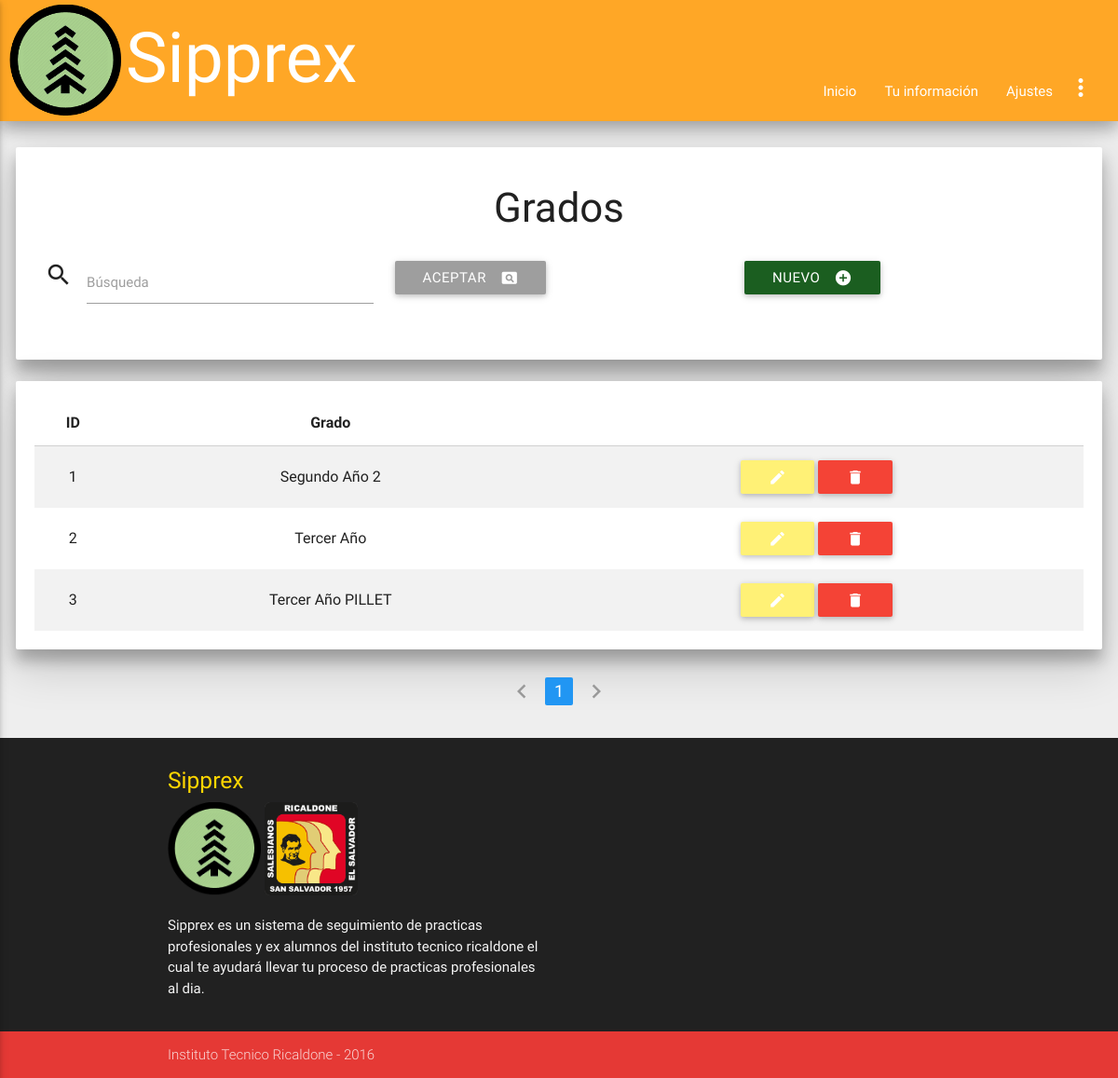
The app's page /admin/grado_read.php (signed in) with its own data.
### bibliotecas/conexion.php (called while the page is built, shortened)
<?php
class Database
{
    private static $connection;
    private static function connect()
    {
        $server = 'localhost';
        $database = 'ssppea';
        $username = 'admin_sipprex';
        $password = 'sipprexricaldone';
        $options = array(PDO::MYSQL_ATTR_INIT_COMMAND => "set names utf8");
        self::$connection = null;
        try
        {
            self::$connection = new PDO("mysql:host=".$server."; dbname=".$database, $username, $password, $options);
            self::$connection->setAttribute(PDO::ATTR_ERRMODE, PDO::ERRMODE_EXCEPTION);
        }
        catch(PDOException $exception)
        {
            die($exception->getMessage());
        }
    }
    private static function desconnect()
    {
        self::$connection = null;
    }
    public static function getRow($query, $values)
    {
        $statement = self::$connection->prepare($query);
        $statement->execute($values);
        return $statement->fetch(PDO::FETCH_BOTH);
    }
    public static function getRows($query, $values)
    {
        $statement = self::$connection->prepare($query);
        $statement->execute($values);
        return $statement->fetchAll(PDO::FETCH_BOTH);
    }
}
?>

### admin/grado_read.php (the view, shortened to what this page needs)
<html>
  <?php
  require("../bibliotecas/conexion.php");
   ?>
    <head>
      <?php
      include("../inc/styles.php");
      ?>
    </head>
<body class='grey lighten-3'>
<?php
	include("../inc/nav.php");
?>
<div class='card-panel paneles z-depth-3'>
<div class="titulo">
			<h3>Grados</h3>
</div>
<form method='post' autocomplete="off" class='row'>
	<div class='input-field col s6 m4'>
      	<i class='material-icons prefix'>search</i>
      	<input id='buscar' type='text' autocomplete="off"  name='buscar' class='validate'/>
      	<label for='buscar'>Búsqueda</label>
    </div>
    <div class='input-field col s6 m4'>
    	<button type='submit' class='btn grey left'><i class='material-icons right'>pageview</i>Aceptar</button>
  	</div>
  	<div class='input-field col s12 m4'>
		<a href='grado_save.php' class='btn  green darken-4'><i class='material-icons right'>add_circle</i>Nuevo</a>
  	</div>
</form>
</div>
<div class='card-panel paneles z-depth-3'>
<?php
$page = null;
if($page == null) {
    $page = 1;
}
if($page == "" || $page == "1")
{
    $page1 = 0;
}
else {
    $page1 = ($page*20)-20;
}
if(!empty($_POST))
{
	$search = strip_tags(trim($_POST['buscar']));
	$sql = "SELECT * FROM años WHERE año LIKE ? ORDER BY año LIMIT $page1,20";
	$params = array("%$search%");
}
else
{
	$sql = "SELECT * FROM años ORDER BY año LIMIT $page1,20";
	$params = null;
}
$data = Database::getRows($sql, $params);
if($data != null)
{
	$tabla = 	"<table class='centered striped'>
					<thead>
			    		<tr>
				    		<th>ID</th>
				    		<th>Grado</th>
			    		</tr>
		    		</thead>
		    		<tbody>";
		foreach($data as $row)
		{
	        $tabla .=	"<tr>
	            			<td>".htmlspecialchars($row['id_año'])."</td>
	            			<td>".htmlspecialchars($row['año'])."</td>
	            			<td>
	            				<a href='grado_save.php?id=".base64_encode(htmlspecialchars($row['id_año']))."' class='btn  yellow lighten-2'><i class='material-icons'>edit</i></a>
								<a href='grado_delete.php?id=".base64_encode(htmlspecialchars($row['id_año']))."' class='btn red'><i class='material-icons'>delete</i></a>
							</td>
	        			</tr>";
		}
		$tabla .= 	"</tbody>
    			</table>";
	print($tabla);
}
else
{
	print("<div class='card-panel red'><i class='material-icons left'>warning</i>No hay registros de especialidades.</div>");
}
?>
</div>
<ul class="pagination center-align">
	<?php
	$cons2 = ("SELECT COUNT(id_año) FROM años");
            $parametros = null;
            $filas = Database::getRow($cons2, $parametros);
            $filas = $filas[0]/20;
            $filas = ceil($filas);
                if($page == 1)
                {
                    $pagi = "<li class='disabled'><a><i class='material-icons'>chevron_left</i></a></li>";
                }
                else {
                    $page2 = $page - 1;
                    $pagi = "<li class='waves-efect'><a href='grado_read.php?page=".base64_encode($page2)."'><i class='material-icons'>chevron_left</i></a></li>";
                }
                for($i = 1; $i<=$filas; $i++) {
                    if($page==$i)
                    {
                     $pagi .= "<li class='active blue'><a href='grado_read.php?page=".base64_encode($i)."'>$i</a></li>";
                    }
                    else{
                        $pagi .= "<li class='waves-effect'><a href='grado_read.php?page=".base64_encode($i)."'>$i</a></li>";
                    }
                }
                if($page == $filas)
                {
                    $pagi .= "<li class='disabled'><a><i class='material-icons'>chevron_right</i></a></li>";
                }
                else {
                    $page2 = $page + 1;
                    $pagi .= "<li class='waves-efect'><a href='grado_read.php?page=".base64_encode($page2)."'><i class='material-icons'>chevron_right</i></a></li>";
                }
                print($pagi);
	?>
</ul>
<?php
include("../inc/footer.php");
?>
 	</body>
</html>

### css/dropdown-width.css (style rules this page uses)
body { display: flex; min-height: 100vh; flex-direction: column; }
nav, a, img, ul, li { transition: all 0.5s; -moz-transition: all 0.5s; -webkit-transition: all 0.5s; -o-transition: all 0.5s; }

### css/css.css (style rules this page uses)
.paneles { margin-left: 1.4%; margin-right: 1.4%; }
.titulo { text-align: center; }

### records on screen
años: id_año "1", año "Segundo Año 2"
años: id_año "2", año "Tercer Año"
años: id_año "3", año "Tercer Año PILLET"
